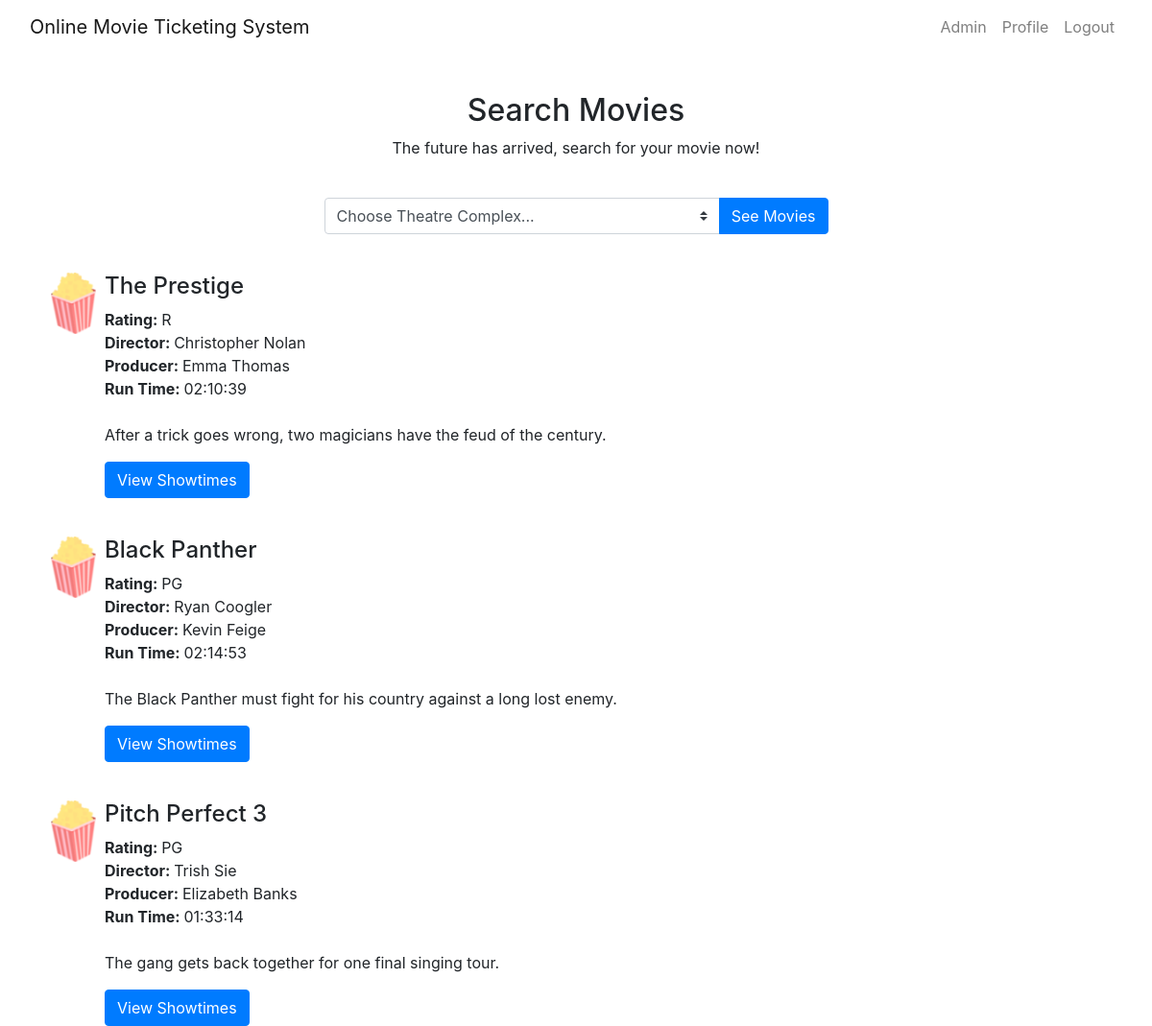
The page /movies.php?complex_select=2 (signed in) on the database its author committed.
### tables this page shows
CREATE TABLE movie (
	id INTEGER NOT NULL AUTO_INCREMENT,
	title varchar(50) NOT NULL,
	run_time TIME NOT NULL,
	rating varchar(3) NOT NULL,
	plot_synopsis varchar(300) NOT NULL,
	director varchar(50) NOT NULL,
	producer varchar(50) NOT NULL,
	supplier_id INTEGER NOT NULL,
	image varchar(100),
	PRIMARY KEY (id),
	FOREIGN KEY (supplier_id) REFERENCES supplier(id)
);

### movies.php (the view, shortened to what this page needs)
<?php include 'templates/header.php' ?>
<?php include 'templates/navbar.php' ?>
<div class="container">
	<div class="col-xs-12 col-sm-8 offset-sm-2 col-md-6 offset-md-3" style="margin-top: 40px; text-align: center;">
		<h2>Search Movies</h2>
		<p>The future has arrived, search for your movie now!</p>
		<br />
		<?php
			try {
				require "config.php";
				$connection = new PDO($dsn, $username, $password, $options);
				$sql = "SELECT *
					FROM theatre_complex";
			}
			catch(PDOException $error) {
				echo $sql . "<br>" . $error->getMessage();
			}
			echo '
					<form action="movies.php" id="movie_complex">
						<div class="input-group mb-3">
							<select class="custom-select" id="complex_select" name="complex_select" style="width: 250px;">
							<option selected value="-1">Choose Theatre Complex...</option>';
							echo '
							</select>
							<div class="input-group-append">
								<button class="btn btn-primary" type="button submit">See Movies</button>
							</div>
						</div>
					</form>
				</div>
				';
				if (isset($_GET['complex_select']) && $_GET['complex_select'] != -1) {
					$complexId = $_GET['complex_select'];
					$sql2 = "SELECT * FROM movie
						INNER JOIN showing ON showing.movie_id = movie.id
						INNER JOIN theatre ON theatre.id = showing.theatre_id
						INNER JOIN theatre_complex ON theatre_complex.id = theatre.theatre_complex_id
						WHERE theatre_complex.id=:complexId";
					$smt = $connection->prepare($sql2);
					$smt->bindParam(':complexId', $complexId, PDO::PARAM_STR);
					$smt->execute();
					$res = $smt->fetchAll();
					if($res && $smt->rowCount() == 0) {
						echo '<div class="alert alert-danger" role="alert">No movies currently playing at this theatre complex!</div>';
					} else {
						foreach ($res as $row) {
						echo'
							<div class="media" style="margin-top: 40px;">
								<div class="media-left">
									<a href="#">
										<img class="media-object" src="assets/img/favicon.ico" alt="">
									</a>
								</div>
								<div class="media-body">
									<h4 class="media-heading">'.$row[1].'</h4>
									<b>Rating: </b>'.$row[3].'
									<br />
									<b>Director: </b>'.$row[5].'
									<br />
									<b>Producer: </b>'.$row[6].'
									<br />
									<b>Run Time: </b>'.$row[2].'
									<br />
									<br />
									<p>
										'.$row[4].'
									</p>
									<button type="button" class="btn btn-primary">View Showtimes</button>
								</div>
							</div>
							';
						}
					}
				} else {
					echo '<div class="alert alert-danger" role="alert">Please select a valid theatre complex!</div>';
				}
		?>
</div>

### templates/header.php (shortened to what this page needs)
<!DOCTYPE html>
<html lang="en">
	<head>
		<link href="https://maxcdn.bootstrapcdn.com/bootstrap/4.0.0/css/bootstrap.min.css" rel="stylesheet">
		<link href="https://maxcdn.bootstrapcdn.com/font-awesome/4.7.0/css/font-awesome.min.css" rel="stylesheet">
		<link rel="stylesheet" href="css/index.css">
	</head>
	<body>

### templates/navbar.php (shortened to what this page needs)
<nav class="navbar navbar-light navbar-expand-md">
	<div class="container-fluid">
		<a class="navbar-brand" href="index.php">Online Movie Ticketing System</a>
		<div class="collapse navbar-collapse">
			<ul class="nav navbar-nav ml-auto">
				<?php
					if(isset($_SESSION["authenticated"]) && $_SESSION["authenticated"] == true){
						if (isset($_SESSION['isAdmin']) && $_SESSION['isAdmin'] == 1) {
							echo '<li class="nav-item" role="presentation"><a class="nav-link" href="admin.php">Admin</a></li>';
						}
						echo '<li class="nav-item" role="presentation"><a class="nav-link" href="profile.php">Profile</a></li>';
						echo '<li class="nav-item" role="presentation"><a class="nav-link" href="logout.php">Logout</a></li>';
					} else {
						echo '<li class="nav-item" role="presentation"><a class="nav-link" href="login.php">Login</a></li>';
						echo '<li class="nav-item" role="presentation"><a class="nav-link" href="register.php">Register</a></li>';
					}
				?>
			</ul>
		</div>
	</div>
</nav>

### rows shown on the page
movie: title "The Prestige", rating "R", director "Christopher Nolan", producer "Emma Thomas", run_time "02:10:39", plot_synopsis "After a trick goes wrong, two magicians have the feud of the century."
movie: title "Black Panther", rating "PG", director "Ryan Coogler", producer "Kevin Feige", run_time "02:14:53", plot_synopsis "The Black Panther must fight for his country against a long lost enemy."
movie: title "Pitch Perfect 3", rating "PG", director "Trish Sie", producer "Elizabeth Banks", run_time "01:33:14", plot_synopsis "The gang gets back together for one final singing tour."
